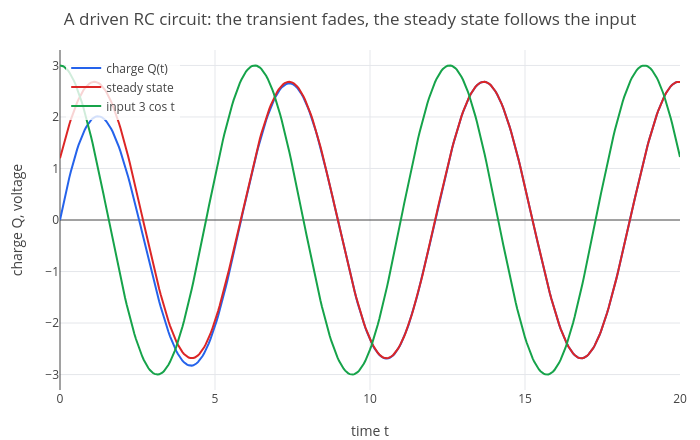

Write notebook code for a chart like this one.
### Markdown cell above
Two parts again. The term $-\tfrac65e^{-t/2}$ is the **transient**: it comes from the start value and dies out. The
rest, $\tfrac{12}{5}\sin t + \tfrac65\cos t$, is the **steady state**: it oscillates with the driving frequency
forever, whatever the start. Written as one wave, $\tfrac{12}{5}\sin t + \tfrac65\cos t = A\sin(t + \varphi)$ with
amplitude $A = \sqrt{(12/5)^2 + (6/5)^2} = 6/\sqrt5$. The input is $3\cos t = 3\sin(t + \pi/2)$, so the response lags
behind it.

### Code cell
steady = 12*sin(t)/5 + 6*cos(t)/5;
p = plot(Q, steady, 3*cos(t), t, 0, 20);
p = legend(p, "charge Q(t)", "steady state", "input 3 cos t");
labels(title(p, "A driven RC circuit: the transient fades, the steady state follows the input"), "time t", "charge Q, voltage")

### Figure 1 — Plotly figure (JSON) as saved in the notebook; plotly's stock layout.template omitted (floating-point values rounded to 4 significant figures; data arrays with more than 128 entries replaced by an {"elided": "..."} marker saying what was removed)
{"data": [{"line": {"color": "#2563eb", "width": 2}, "mode": "lines", "name": "charge Q(t)", "type": "scatter", "x": {"elided": "402 float values"}, "y": {"elided": "402 float values"}}, {"line": {"color": "#dc2626", "width": 2}, "mode": "lines", "name": "steady state", "type": "scatter", "x": {"elided": "402 float values"}, "y": {"elided": "402 float values"}}, {"line": {"color": "#16a34a", "width": 2}, "mode": "lines", "name": "input 3 cos t", "type": "scatter", "x": {"elided": "402 float values"}, "y": {"elided": "402 float values"}}], "layout": {"height": 440, "legend": {"bgcolor": "rgba(255,255,255,0.8)", "x": 0.01, "xanchor": "left", "y": 0.99, "yanchor": "top"}, "margin": {"b": 50, "l": 60, "r": 20, "t": 50}, "showlegend": true, "title": {"text": "A driven RC circuit: the transient fades, the steady state follows the input"}, "width": 700, "xaxis": {"range": [0, 20], "title": {"text": "time t"}, "zeroline": true}, "yaxis": {"range": [-3.3, 3.3], "title": {"text": "charge Q, voltage"}, "zeroline": true}}}
